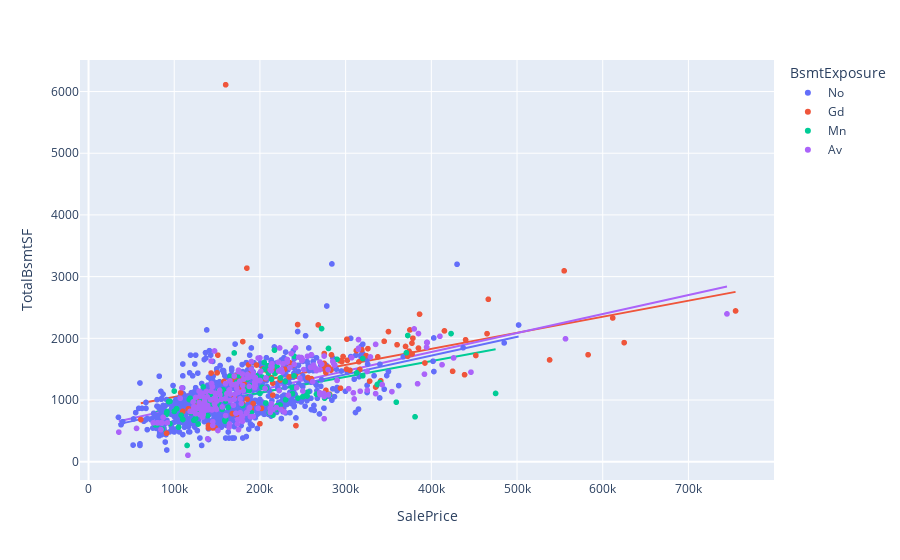

This figure's notebook cell:
### Code cell
train['BsmtExposure'].fillna('No', inplace=True)
fig = px.scatter(train[train['HasBsmt']==1], x="SalePrice", y="TotalBsmtSF", trendline='ols',
                 color='BsmtExposure')

fig.show()

### Figure 1 — Plotly figure (JSON) as saved in the notebook; plotly's stock layout.template omitted (floating-point values rounded to 4 significant figures; data arrays with more than 128 entries replaced by an {"elided": "..."} marker saying what was removed)
{"data": [{"hovertemplate": "BsmtExposure=No<br>SalePrice=%{x}<br>TotalBsmtSF=%{y}<extra></extra>", "legendgroup": "No", "marker": {"color": "#636efa", "symbol": "circle"}, "mode": "markers", "name": "No", "showlegend": true, "type": "scattergl", "x": {"elided": "954 int values"}, "xaxis": "x", "y": {"elided": "954 int values"}, "yaxis": "y"}, {"hovertemplate": "<b>OLS trendline</b><br>TotalBsmtSF = 0.00304235 * SalePrice + 503.466<br>R<sup>2</sup>=0.294505<br><br>BsmtExposure=No<br>SalePrice=%{x}<br>TotalBsmtSF=%{y} <b>(trend)</b><extra></extra>", "legendgroup": "No", "marker": {"color": "#636efa", "symbol": "circle"}, "mode": "lines", "name": "No", "showlegend": false, "type": "scatter", "x": {"elided": "954 int values"}, "xaxis": "x", "y": {"elided": "954 float values"}, "yaxis": "y"}, {"hovertemplate": "BsmtExposure=Gd<br>SalePrice=%{x}<br>TotalBsmtSF=%{y}<extra></extra>", "legendgroup": "Gd", "marker": {"color": "#EF553B", "symbol": "circle"}, "mode": "markers", "name": "Gd", "showlegend": true, "type": "scattergl", "x": {"elided": "134 int values"}, "xaxis": "x", "y": {"elided": "134 int values"}, "yaxis": "y"}, {"hovertemplate": "<b>OLS trendline</b><br>TotalBsmtSF = 0.00259923 * SalePrice + 790.803<br>R<sup>2</sup>=0.236765<br><br>BsmtExposure=Gd<br>SalePrice=%{x}<br>TotalBsmtSF=%{y} <b>(trend)</b><extra></extra>", "legendgroup": "Gd", "marker": {"color": "#EF553B", "symbol": "circle"}, "mode": "lines", "name": "Gd", "showlegend": false, "type": "scatter", "x": {"elided": "134 int values"}, "xaxis": "x", "y": {"elided": "134 float values"}, "yaxis": "y"}, {"hovertemplate": "BsmtExposure=Mn<br>SalePrice=%{x}<br>TotalBsmtSF=%{y}<extra></extra>", "legendgroup": "Mn", "marker": {"color": "#00cc96", "symbol": "circle"}, "mode": "markers", "name": "Mn", "showlegend": true, "type": "scattergl", "x": [223500, 200000, 154000, 134800, 202500, 133900, 205000, 217000, 320000, 230000, 320000, 220000, 152000, 475000, 186000, 210000, 204900, 266000, 157000, 119900, 78000, 202500, 151500, 95000, 190000, 145000, 175000, 110000, 115000, 211000, 86000, 128000, 185000, 130000, 217500, 220000, 221000, 359100, 118500, 313000, 209500, 370878, 155000, 108000, 423000, 372500, 173000, 207500, 123500, 196000, 102776, 189000, 163000, 142000, 275500, 158900, 100000, 215200, 337000, 160000, 224000, 153900, 170000, 250000, 131500, 187500, 122900, 165000, 153000, 238000, 79900, 253000, 239799, 244400, 185000, 255900, 240000, 160000, 255000, 220000, 213500, 154000, 91500, 138800, 155900, 252000, 146000, 159500, 179900, 280000, 93500, 117500, 139000, 95000, 125000, 271900, 290000, 229456, 143000, 214000, 138887, 381000, 150500, 281000, 155000, 206900, 100000, 128500, 91000, 237500, 105000, 137500, 340000, 142125], "xaxis": "x", "y": [920, 1107, 1060, 900, 1370, 1214, 1610, 1809, 1673, 1004, 1392, 1541, 1149, 1107, 1212, 1436, 1498, 1095, 1165, 793, 596, 1208, 958, 616, 796, 1056, 1392, 684, 264, 794, 528, 611, 1163, 816, 1430, 908, 1494, 965, 1029, 1440, 1554, 1766, 1094, 755, 2077, 2046, 1291, 1190, 980, 1391, 859, 1228, 880, 912, 1030, 672, 1145, 756, 1252, 983, 1358, 876, 1763, 1054, 1039, 1156, 672, 1383, 992, 1104, 600, 1113, 1391, 1032, 1337, 1128, 1710, 686, 1065, 854, 1338, 1154, 810, 1096, 848, 1082, 864, 655, 910, 1836, 974, 1008, 952, 978, 702, 2158, 1660, 1300, 1040, 894, 747, 728, 1040, 1085, 1120, 952, 816, 864, 768, 1205, 560, 939, 1284, 1078], "yaxis": "y"}, {"hovertemplate": "<b>OLS trendline</b><br>TotalBsmtSF = 0.00255847 * SalePrice + 606.946<br>R<sup>2</sup>=0.328561<br><br>BsmtExposure=Mn<br>SalePrice=%{x}<br>TotalBsmtSF=%{y} <b>(trend)</b><extra></extra>", "legendgroup": "Mn", "marker": {"color": "#00cc96", "symbol": "circle"}, "mode": "lines", "name": "Mn", "showlegend": false, "type": "scatter", "x": [78000, 79900, 86000, 91000, 91500, 93500, 95000, 95000, 100000, 100000, 102776, 105000, 108000, 110000, 115000, 117500, 118500, 119900, 122900, 123500, 125000, 128000, 128500, 130000, 131500, 133900, 134800, 137500, 138800, 138887, 139000, 142000, 142125, 143000, 145000, 146000, 150500, 151500, 152000, 153000, 153900, 154000, 154000, 155000, 155000, 155900, 157000, 158900, 159500, 160000, 160000, 163000, 165000, 170000, 173000, 175000, 179900, 185000, 185000, 186000, 187500, 189000, 190000, 196000, 200000, 202500, 202500, 204900, 205000, 206900, 207500, 209500, 210000, 211000, 213500, 214000, 215200, 217000, 217500, 220000, 220000, 220000, 221000, 223500, 224000, 229456, 230000, 237500, 238000, 239799, 240000, 244400, 250000, 252000, 253000, 255000, 255900, 266000, 271900, 275500, 280000, 281000, 290000, 313000, 320000, 320000, 337000, 340000, 359100, 370878, 372500, 381000, 423000, 475000], "xaxis": "x", "y": [806.5, 811.4, 827.0, 839.8, 841.0, 846.2, 850.0, 850.0, 862.8, 862.8, 869.9, 875.6, 883.3, 888.4, 901.2, 907.6, 910.1, 913.7, 921.4, 922.9, 926.8, 934.4, 935.7, 939.5, 943.4, 949.5, 951.8, 958.7, 962.1, 962.3, 962.6, 970.2, 970.6, 972.8, 977.9, 980.5, 992.0, 994.6, 995.8, 998.4, 1001.0, 1001.0, 1001.0, 1004.0, 1004.0, 1006.0, 1009.0, 1013.0, 1015.0, 1016.0, 1016.0, 1024.0, 1029.0, 1042.0, 1050.0, 1055.0, 1067.0, 1080.0, 1080.0, 1083.0, 1087.0, 1090.0, 1093.0, 1108.0, 1119.0, 1125.0, 1125.0, 1131.0, 1131.0, 1136.0, 1138.0, 1143.0, 1144.0, 1147.0, 1153.0, 1154.0, 1158.0, 1162.0, 1163.0, 1170.0, 1170.0, 1170.0, 1172.0, 1179.0, 1180.0, 1194.0, 1195.0, 1215.0, 1216.0, 1220.0, 1221.0, 1232.0, 1247.0, 1252.0, 1254.0, 1259.0, 1262.0, 1287.0, 1303.0, 1312.0, 1323.0, 1326.0, 1349.0, 1408.0, 1426.0, 1426.0, 1469.0, 1477.0, 1526.0, 1556.0, 1560.0, 1582.0, 1689.0, 1822.0], "yaxis": "y"}, {"hovertemplate": "BsmtExposure=Av<br>SalePrice=%{x}<br>TotalBsmtSF=%{y}<extra></extra>", "legendgroup": "Av", "marker": {"color": "#ab63fa", "symbol": "circle"}, "mode": "markers", "name": "Av", "showlegend": true, "type": "scattergl", "x": {"elided": "221 int values"}, "xaxis": "x", "y": {"elided": "221 int values"}, "yaxis": "y"}, {"hovertemplate": "<b>OLS trendline</b><br>TotalBsmtSF = 0.00307536 * SalePrice + 547.882<br>R<sup>2</sup>=0.478545<br><br>BsmtExposure=Av<br>SalePrice=%{x}<br>TotalBsmtSF=%{y} <b>(trend)</b><extra></extra>", "legendgroup": "Av", "marker": {"color": "#ab63fa", "symbol": "circle"}, "mode": "lines", "name": "Av", "showlegend": false, "type": "scatter", "x": {"elided": "221 int values"}, "xaxis": "x", "y": {"elided": "221 float values"}, "yaxis": "y"}], "layout": {"legend": {"title": {"text": "BsmtExposure"}, "tracegroupgap": 0}, "margin": {"t": 60}, "xaxis": {"anchor": "y", "domain": [0, 1], "title": {"text": "SalePrice"}}, "yaxis": {"anchor": "x", "domain": [0, 1], "title": {"text": "TotalBsmtSF"}}}}
